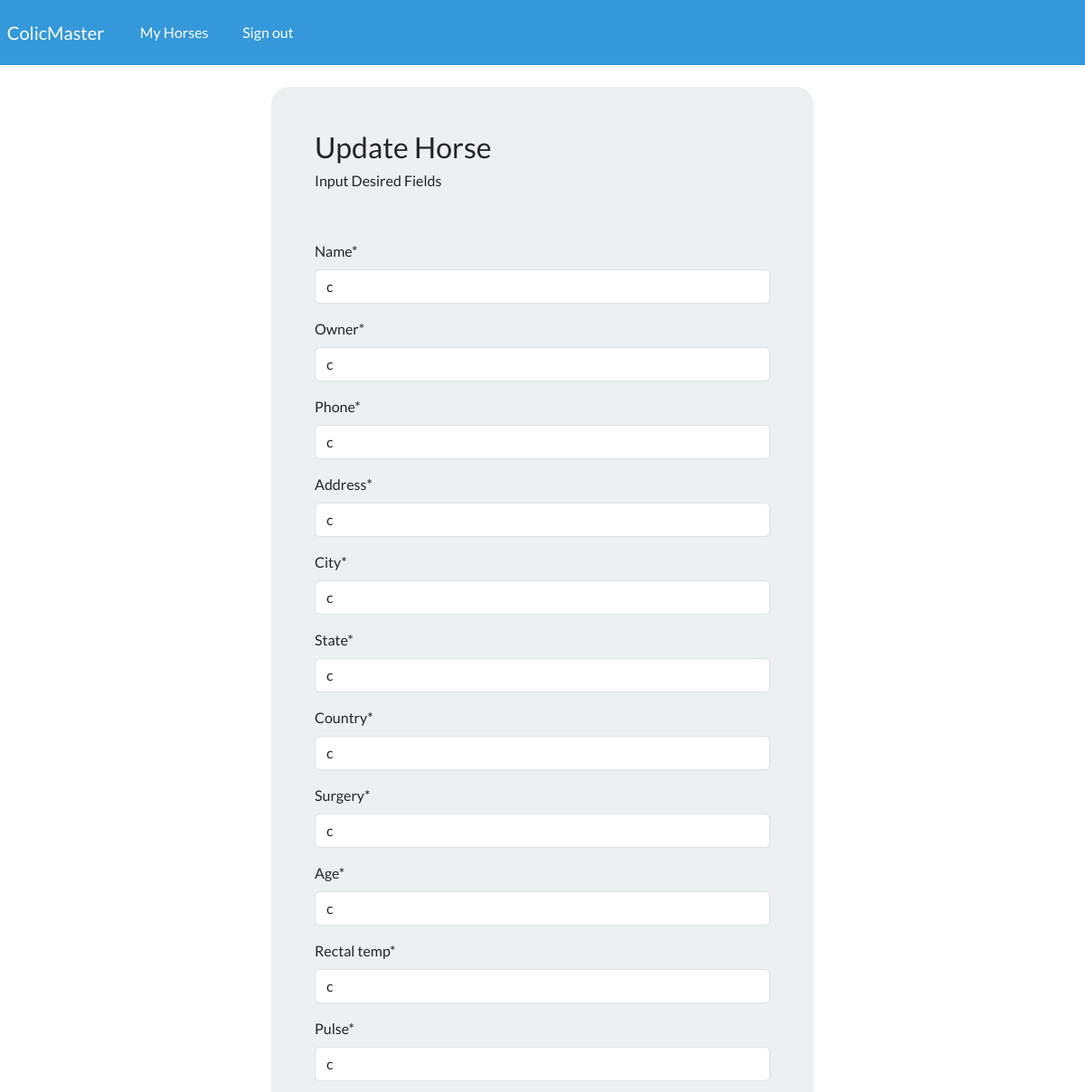
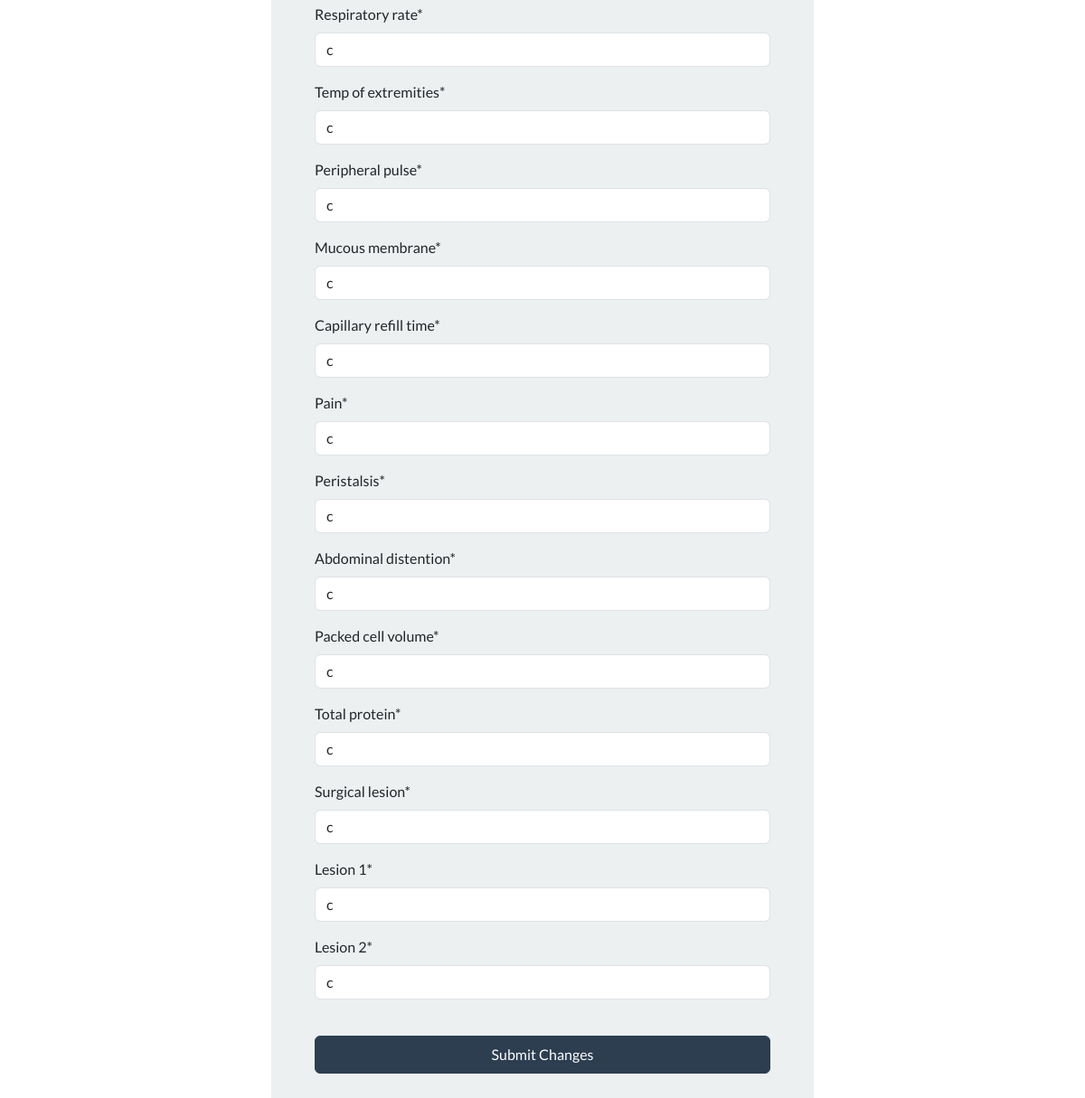
/update-horse/1 (signed in), run on the app's committed database (2 pictures, top to bottom).
### webapp/models.py (models this page shows, shortened)
class Client(models.Model):
    creation_date = models.DateTimeField(auto_now_add=True) # auto adds date to new Client object
    name = models.CharField(max_length=100, default='')
    owner = models.CharField(max_length=100, default='')
    phone = models.CharField(max_length=100, default='')
    address = models.CharField(max_length=100, default='')
    city = models.CharField(max_length=100, default='')
    state = models.CharField(max_length=100, default='')
    country = models.CharField(max_length=100, default='')
    surgery = models.CharField(max_length=20, default='yes/no')
    age = models.CharField(max_length=200, default='')
    rectal_temp = models.CharField(max_length=100, default='')
    pulse = models.CharField(max_length=100, default='')
    respiratory_rate = models.CharField(max_length=100, default='')
    temp_of_extremities = models.CharField(max_length=100, default='')
    peripheral_pulse = models.CharField(max_length=100, default='')
    mucous_membrane = models.CharField(max_length=100, default='')
    capillary_refill_time = models.CharField(max_length=100, default='')
    pain = models.CharField(max_length=100, default='')
    peristalsis = models.CharField(max_length=100, default='')
    abdominal_distention = models.CharField(max_length=100, default='')
    packed_cell_volume = models.CharField(max_length=100, default='')
    total_protein = models.CharField(max_length=100, default='')
    surgical_lesion = models.CharField(max_length=100, default='yes/no')
    lesion_1 = models.CharField(max_length=100, default='yes/no')
    lesion_2 = models.CharField(max_length=100, default='yes/no')

### webapp/views.py (the view)
# urls.py: path('update-horse/<int:pk>', views.update_horse, name='update-horse'),
@login_required(login_url='login') # ensures logged in to access dashboard, else redirect to login page
def update_horse(request, pk):
    horse_info = Client.objects.get(id=pk)
    form = UpdateClientForm(instance=horse_info)
    if request.method == 'POST':
        form = UpdateClientForm(request.POST, instance=horse_info)
        if form.is_valid():
            form.save() # posts the data
            return redirect('dashboard')
    context = {'form': form}
    return render(request, 'webapp/update-horse.html', context=context)

### webapp/forms.py
class UpdateClientForm(forms.ModelForm):
    class Meta:
        model = Client
        fields = ['name', 'owner', 'phone', 'address', 'city', 'state', 'country',
                  'surgery', 'age',	'rectal_temp', 'pulse', 'respiratory_rate', 'temp_of_extremities', 'peripheral_pulse', 'mucous_membrane', 'capillary_refill_time',
                   'pain', 'peristalsis', 'abdominal_distention', 'packed_cell_volume', 'total_protein',
                  'surgical_lesion', 'lesion_1', 'lesion_2', ]

### webapp/templates/webapp/update-horse.html
{% extends 'webapp/base.html' %} {% load crispy_forms_tags %}  {% block content %}
<body>
  <div class="container bg-light shadow-md p-5 form-layout">
    <h3>Update Horse</h3>
    <h6>Input Desired Fields</h6>
    <br />
    <br />
    <form method="POST" autocomplete="off">
      {% csrf_token %} {{form|crispy}}
      <br />
      <button type="submit" class="btn btn-primary w-100 btn-block p-2">
        Submit Changes
      </button>
    </form>
  </div>
</body>
{% endblock %}

### static/css/styles.css (style rules this page uses)
.form-layout { border-radius: 20px; width: 600px; }

### data on the page
Client: name "c", owner "c", phone "c", address "c", city "c", state "c", country "c", surgery "c", age "c", rectal_temp "c", pulse "c", respiratory_rate "c", temp_of_extremities "c", peripheral_pulse "c", mucous_membrane "c", capillary_refill_time "c", pain "c", peristalsis "c", abdominal_distention "c", packed_cell_volume "c", total_protein "c", surgical_lesion "c", lesion_1 "c", lesion_2 "c"
